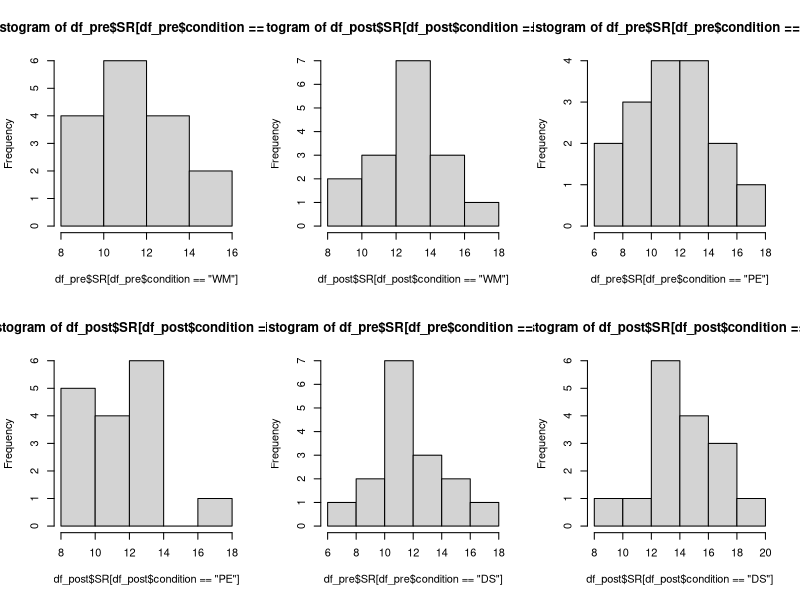

This chart was generated by the following R code:
df <- read.table('Stats1.13.HW.02.txt', header = T)

#1: how many rows are in the data file? 

#answer:
dim(df)
# = 96

#2: What is the dependent variable?
#SR

#3: what is the mean SR across all subjects
mean(df$SR)


#question 9 which is the best approx of normal distribution 
par(mfrow = c(2,3)) # To view 6 histograms on one page 

pre <- df$time =='pre'
post <- df$time == 'post'

df_pre <- subset(df,pre)
df_post <- subset(df,post)

par(mfrow = c(2,3))
hist(df_pre$SR[df_pre$condition == 'WM'])
hist(df_post$SR[df_post$condition == 'WM'])
hist(df_pre$SR[df_pre$condition == 'PE'])
hist(df_post$SR[df_post$condition == 'PE'])
hist(df_pre$SR[df_pre$condition == 'DS'])
hist(df_post$SR[df_post$condition == 'DS'])